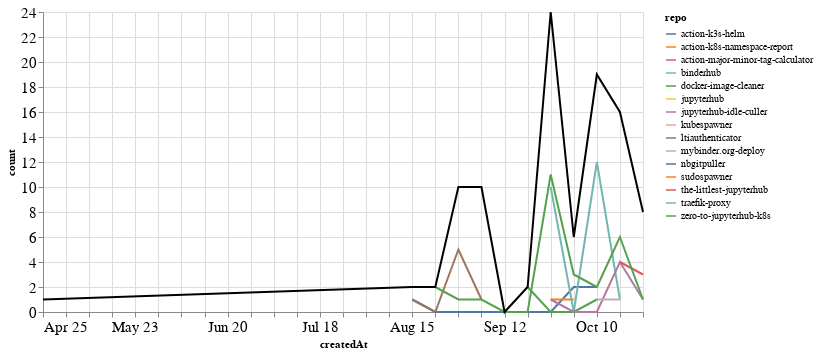

Notebook source saved alongside this figure:
### Markdown cell above
### PRs

### Code cell
prs_time = prs.groupby('repo').resample('W', on='createdAt').count()['author'].reset_index()
prs_time = prs_time.rename(columns={'author': 'count'})
prs_time_total = prs_time.groupby('createdAt').agg({"count": "sum"}).reset_index()

ch1 = alt.Chart(prs_time, width=600).mark_line().encode(
    x='createdAt',
    y='count',
    color='repo',
    tooltip="repo"
)

ch2 = alt.Chart(prs_time_total, width=600).mark_line(color="black").encode(
    x='createdAt',
    y='count',
)

ch1 + ch2

### Figure 1 — Vega-Lite specification as saved in the notebook (floating-point values rounded to 4 significant figures)
{"config": {"axisLeft": {"labelFontSize": 15}, "axisBottom": {"labelFontSize": 15}}, "layer": [{"data": {"name": "data-1f6fc7bbb5fa0a33a105a07bf48e6348"}, "mark": "line", "encoding": {"color": {"type": "nominal", "field": "repo"}, "tooltip": {"type": "nominal", "field": "repo"}, "x": {"type": "temporal", "field": "createdAt"}, "y": {"type": "quantitative", "field": "count"}}, "width": 600}, {"data": {"name": "data-8f105288f492607641c4495118411bb5"}, "mark": {"type": "line", "color": "black"}, "encoding": {"x": {"type": "temporal", "field": "createdAt"}, "y": {"type": "quantitative", "field": "count"}}, "width": 600}], "$schema": "https://vega.github.io/schema/vega-lite/v4.8.1.json", "datasets": {"data-1f6fc7bbb5fa0a33a105a07bf48e6348": [{"repo": "action-k3s-helm", "createdAt": "2021-08-15T00:00:00", "count": 1}, {"repo": "action-k3s-helm", "createdAt": "2021-08-22T00:00:00", "count": 0}, {"repo": "action-k3s-helm", "createdAt": "2021-08-29T00:00:00", "count": 0}, {"repo": "action-k3s-helm", "createdAt": "2021-09-05T00:00:00", "count": 0}, {"repo": "action-k3s-helm", "createdAt": "2021-09-12T00:00:00", "count": 0}, {"repo": "action-k3s-helm", "createdAt": "2021-09-19T00:00:00", "count": 0}, {"repo": "action-k3s-helm", "createdAt": "2021-09-26T00:00:00", "count": 0}, {"repo": "action-k3s-helm", "createdAt": "2021-10-03T00:00:00", "count": 2}, {"repo": "action-k3s-helm", "createdAt": "2021-10-10T00:00:00", "count": 2}, {"repo": "action-k8s-namespace-report", "createdAt": "2021-09-26T00:00:00", "count": 1}, {"repo": "action-k8s-namespace-report", "createdAt": "2021-10-03T00:00:00", "count": 1}, {"repo": "action-major-minor-tag-calculator", "createdAt": "2021-09-26T00:00:00", "count": 1}, {"repo": "binderhub", "createdAt": "2021-09-26T00:00:00", "count": 10}, {"repo": "binderhub", "createdAt": "2021-10-03T00:00:00", "count": 0}, {"repo": "binderhub", "createdAt": "2021-10-10T00:00:00", "count": 12}, {"repo": "binderhub", "createdAt": "2021-10-17T00:00:00", "count": 1}, {"repo": "docker-image-cleaner", "createdAt": "2021-09-19T00:00:00", "count": 2}, {"repo": "docker-image-cleaner", "createdAt": "2021-09-26T00:00:00", "count": 0}, {"repo": "docker-image-cleaner", "createdAt": "2021-10-03T00:00:00", "count": 0}, {"repo": "docker-image-cleaner", "createdAt": "2021-10-10T00:00:00", "count": 1}, {"repo": "jupyterhub", "createdAt": "2021-08-29T00:00:00", "count": 4}, {"repo": "jupyterhub-idle-culler", "createdAt": "2021-09-26T00:00:00", "count": 1}, {"repo": "jupyterhub-idle-culler", "createdAt": "2021-10-03T00:00:00", "count": 0}, {"repo": "jupyterhub-idle-culler", "createdAt": "2021-10-10T00:00:00", "count": 0}, {"repo": "jupyterhub-idle-culler", "createdAt": "2021-10-17T00:00:00", "count": 4}, {"repo": "jupyterhub-idle-culler", "createdAt": "2021-10-24T00:00:00", "count": 1}, {"repo": "kubespawner", "createdAt": "2021-10-10T00:00:00", "count": 1}, {"repo": "ltiauthenticator", "createdAt": "2021-08-15T00:00:00", "count": 1}, {"repo": "ltiauthenticator", "createdAt": "2021-08-22T00:00:00", "count": 0}, {"repo": "ltiauthenticator", "createdAt": "2021-08-29T00:00:00", "count": 5}, {"repo": "ltiauthenticator", "createdAt": "2021-09-05T00:00:00", "count": 1}, {"repo": "mybinder.org-deploy", "createdAt": "2021-10-10T00:00:00", "count": 1}, {"repo": "mybinder.org-deploy", "createdAt": "2021-10-17T00:00:00", "count": 1}, {"repo": "nbgitpuller", "createdAt": "2021-09-05T00:00:00", "count": 8}, {"repo": "sudospawner", "createdAt": "2021-04-25T00:00:00", "count": 1}, {"repo": "the-littlest-jupyterhub", "createdAt": "2021-10-17T00:00:00", "count": 4}, {"repo": "the-littlest-jupyterhub", "createdAt": "2021-10-24T00:00:00", "count": 3}, {"repo": "traefik-proxy", "createdAt": "2021-10-24T00:00:00", "count": 3}, {"repo": "zero-to-jupyterhub-k8s", "createdAt": "2021-08-22T00:00:00", "count": 2}, {"repo": "zero-to-jupyterhub-k8s", "createdAt": "2021-08-29T00:00:00", "count": 1}, {"repo": "zero-to-jupyterhub-k8s", "createdAt": "2021-09-05T00:00:00", "count": 1}, {"repo": "zero-to-jupyterhub-k8s", "createdAt": "2021-09-12T00:00:00", "count": 0}, {"repo": "zero-to-jupyterhub-k8s", "createdAt": "2021-09-19T00:00:00", "count": 0}, {"repo": "zero-to-jupyterhub-k8s", "createdAt": "2021-09-26T00:00:00", "count": 11}, {"repo": "zero-to-jupyterhub-k8s", "createdAt": "2021-10-03T00:00:00", "count": 3}, {"repo": "zero-to-jupyterhub-k8s", "createdAt": "2021-10-10T00:00:00", "count": 2}, {"repo": "zero-to-jupyterhub-k8s", "createdAt": "2021-10-17T00:00:00", "count": 6}, {"repo": "zero-to-jupyterhub-k8s", "createdAt": "2021-10-24T00:00:00", "count": 1}], "data-8f105288f492607641c4495118411bb5": [{"createdAt": "2021-04-25T00:00:00", "count": 1}, {"createdAt": "2021-08-15T00:00:00", "count": 2}, {"createdAt": "2021-08-22T00:00:00", "count": 2}, {"createdAt": "2021-08-29T00:00:00", "count": 10}, {"createdAt": "2021-09-05T00:00:00", "count": 10}, {"createdAt": "2021-09-12T00:00:00", "count": 0}, {"createdAt": "2021-09-19T00:00:00", "count": 2}, {"createdAt": "2021-09-26T00:00:00", "count": 24}, {"createdAt": "2021-10-03T00:00:00", "count": 6}, {"createdAt": "2021-10-10T00:00:00", "count": 19}, {"createdAt": "2021-10-17T00:00:00", "count": 16}, {"createdAt": "2021-10-24T00:00:00", "count": 8}]}}
